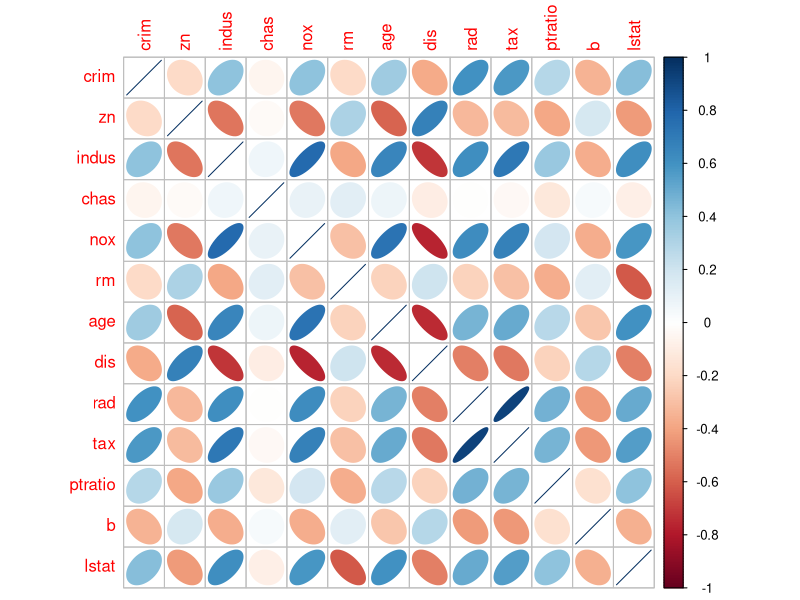

Recreate this plot in R. (Note: this script raises an error after producing the figure.)
# Regression, numeric inputs

# Dataset Description: https://archive.ics.uci.edu/ml/datasets/Housing


# load libraries
library(mlbench)
library(caret)
library(corrplot)

# attach the BostonHousing dataset
data(BostonHousing)

# Split out validation dataset
# create a list of 80% of the rows in the original dataset we can use for training
set.seed(7)
validation_index <- createDataPartition(BostonHousing$medv, p=0.80, list=FALSE)
# select 20% of the data for validation
validation <- BostonHousing[-validation_index,]
# use the remaining 80% of data to training and testing the models
dataset <- BostonHousing[validation_index,]


# Summarize data

# dimensions of dataset
dim(dataset)

# list types for each attribute
sapply(dataset, class)

# take a peek at the first 5 rows of the data
head(dataset,n = 20)

# summarize attribute distributions
summary(dataset)

# convert factor to numeric
dataset[,4] <- as.numeric(as.character(dataset[,4]))


# summarize correlations between input variables
a<-cor(dataset[,1:13])
plot(corrplot(a,method = 'ellipse',type = 'full'))

# Univaraite Visualization

# histograms each attribute
par(mfrow=c(2,7))
for(i in 1:13) {
	hist(dataset[,i], main=names(dataset)[i],col=terrain.colors(7))
}

# density plot for each attribute
par(mfrow=c(2,7))
for(i in 1:13) {
	plot(density(dataset[,i]), main=names(dataset)[i],col=brewer.pal(8,"Set3"))
}

# boxplots for each attribute
par(mfrow=c(2,7))
for(i in 1:13) {
	boxplot(dataset[,i], main=names(dataset)[i],col = terrain.colors(7))
}



# Multivariate Visualizations

# scatterplot matrix
pairs(dataset[,1:13])

# correlation plot
correlations <- cor(dataset[,1:13])
corrplot(correlations, method="ellipse",type = 'full')


# Evaluate Algorithms: Baseline

# Run algorithms using 10-fold cross validation
control <- trainControl(method="repeatedcv", number=10, repeats=3)
metric <- "RMSE"
# lm
set.seed(7)
fit.lm <- train(medv~., data=dataset, method="lm", metric=metric, preProc=c("center", "scale"), trControl=control)
plot(fit.lm)
# GLM
set.seed(7)
fit.glm <- train(medv~., data=dataset, method="glm", metric=metric, preProc=c("center", "scale"), trControl=control)
# GLMNET
set.seed(7)
fit.glmnet <- train(medv~., data=dataset, method="glmnet", metric=metric, preProc=c("center", "scale"), trControl=control)
plot(fit.glmnet)
# SVM
set.seed(7)
fit.svm <- train(medv~., data=dataset, method="svmRadial", metric=metric, preProc=c("center", "scale"), trControl=control)
# CART
set.seed(7)
grid <- expand.grid(.cp=c(0, 0.05, 0.1))
fit.cart <- train(medv~., data=dataset, method="rpart", metric=metric, tuneGrid=grid, preProc=c("center", "scale"), trControl=control)
plot(fit.cart)
# kNN
set.seed(7)
fit.knn <- train(medv~., data=dataset, method="knn", metric=metric, preProc=c("center", "scale"), trControl=control)
# Compare algorithms
results <- resamples(list(LM=fit.lm, GLM=fit.glm, GLMNET=fit.glmnet, SVM=fit.svm, CART=fit.cart, KNN=fit.knn))
summary(results)
dotplot(results)
#barchart(results,groups = TRUE,origin = 0)

# Evaluate Algorithms: Feature Selection

# remove correlated attributes
# find attributes that are highly corrected
set.seed(7)
cutoff <- 0.70
correlations <- cor(dataset[,1:13])
highlyCorrelated <- findCorrelation(correlations, cutoff=cutoff)
for (value in highlyCorrelated) {
	print(names(dataset)[value])
}
# create a new dataset without highly corrected features
dataset_features <- dataset[,-highlyCorrelated]
dim(dataset_features)

# Run algorithms using 10-fold cross validation
control <- trainControl(method="repeatedcv", number=10, repeats=3)
metric <- "RMSE"
# lm
set.seed(7)
fit.lm <- train(medv~., data=dataset_features, method="lm", metric=metric, preProc=c("center", "scale"), trControl=control)
# GLM
set.seed(7)
fit.glm <- train(medv~., data=dataset_features, method="glm", metric=metric, preProc=c("center", "scale"), trControl=control)
# GLMNET
set.seed(7)
fit.glmnet <- train(medv~., data=dataset_features, method="glmnet", metric=metric, preProc=c("center", "scale"), trControl=control)
# SVM
set.seed(7)
fit.svm <- train(medv~., data=dataset_features, method="svmRadial", metric=metric, preProc=c("center", "scale"), trControl=control)
# CART
set.seed(7)
grid <- expand.grid(.cp=c(0, 0.05, 0.1))
fit.cart <- train(medv~., data=dataset_features, method="rpart", metric=metric, tuneGrid=grid, preProc=c("center", "scale"), trControl=control)
# kNN
set.seed(7)
fit.knn <- train(medv~., data=dataset_features, method="knn", metric=metric, preProc=c("center", "scale"), trControl=control)
# Compare algorithms
feature_results <- resamples(list(LM=fit.lm, GLM=fit.glm, GLMNET=fit.glmnet, SVM=fit.svm, CART=fit.cart, KNN=fit.knn))
summary(feature_results)
dotplot(feature_results)


# Evaluate Algorithnms: Box-Cox Transform

# Run algorithms using 10-fold cross validation
control <- trainControl(method="repeatedcv", number=10, repeats=3)
metric <- "RMSE"
# lm
set.seed(7)
fit.lm <- train(medv~., data=dataset, method="lm", metric=metric, preProc=c("center", "scale", "BoxCox"), trControl=control)
# GLM
set.seed(7)
fit.glm <- train(medv~., data=dataset, method="glm", metric=metric, preProc=c("center", "scale", "BoxCox"), trControl=control)
# GLMNET
set.seed(7)
fit.glmnet <- train(medv~., data=dataset, method="glmnet", metric=metric, preProc=c("center", "scale", "BoxCox"), trControl=control)
# SVM
set.seed(7)
fit.svm <- train(medv~., data=dataset, method="svmRadial", metric=metric, preProc=c("center", "scale", "BoxCox"), trControl=control)
# CART
set.seed(7)
grid <- expand.grid(.cp=c(0, 0.05, 0.1))
fit.cart <- train(medv~., data=dataset, method="rpart", metric=metric, tuneGrid=grid, preProc=c("center", "scale", "BoxCox"), trControl=control)
# kNN
set.seed(7)
fit.knn <- train(medv~., data=dataset, method="knn", metric=metric, preProc=c("center", "scale", "BoxCox"), trControl=control)
# Compare algorithms
transform_results <- resamples(list(LM=fit.lm, GLM=fit.glm, GLMNET=fit.glmnet, SVM=fit.svm, CART=fit.cart, KNN=fit.knn))
summary(transform_results)
dotplot(transform_results)


# Improve Results With Tuning

# look at parameters
print(fit.svm)

# tune SVM sigma and C parametres
control <- trainControl(method="repeatedcv", number=10, repeats=3)
metric <- "RMSE"
set.seed(7)
grid <- expand.grid(.sigma=c(0.025, 0.05, 0.1, 0.15), .C=seq(1, 10, by=1))
fit.svm <- train(medv~., data=dataset, method="svmRadial", metric=metric, tuneGrid=grid, preProc=c("BoxCox"), trControl=control)
print(fit.svm)
plot(fit.svm)


# Ensemble Methods

# try ensembles
control <- trainControl(method="repeatedcv", number=10, repeats=3)
metric <- "RMSE"
# Random Forest
set.seed(7)
fit.rf <- train(medv~., data=dataset, method="rf", metric=metric, preProc=c("BoxCox"), trControl=control)
# Stochastic Gradient Boosting
set.seed(7)
fit.gbm <- train(medv~., data=dataset, method="gbm", metric=metric, preProc=c("BoxCox"), trControl=control, verbose=FALSE)
# Cubist
set.seed(7)
fit.cubist <- train(medv~., data=dataset, method="cubist", metric=metric, preProc=c("BoxCox"), trControl=control)
# Compare algorithms
ensemble_results <- resamples(list(RF=fit.rf, GBM=fit.gbm, CUBIST=fit.cubist))
summary(ensemble_results)
dotplot(ensemble_results)


# Tune Cubist

# look at parameters used for Cubist
print(fit.cubist)

# Tune the Cubist algorithm
control <- trainControl(method="repeatedcv", number=10, repeats=3)
metric <- "RMSE"
set.seed(7)
grid <- expand.grid(.committees=seq(15, 25, by=1), .neighbors=c(3, 5, 7))
tune.cubist <- train(medv~., data=dataset, method="cubist", metric=metric, preProc=c("BoxCox"), tuneGrid=grid, trControl=control)
print(tune.cubist)
plot(tune.cubist)


# Finalize Model


# prepare the data transform using training data
set.seed(7)
x <- dataset[,1:13]
y <- dataset[,14]
preprocessParams <- preProcess(x, method=c("BoxCox"))
trans_x <- predict(preprocessParams, x)
# train the final model
finalModel <- cubist(x=trans_x, y=y, committees=18)
summary(finalModel)

# transform the validation dataset
set.seed(7)
val_x <- validation[,1:13]
trans_val_x <- predict(preprocessParams, val_x)
val_y <- validation[,14]
# use final model to make predictions on the validation dataset
predictions <- predict(finalModel, newdata=trans_val_x, neighbors=3)
# calculate RMSE
rmse <- RMSE(predictions, val_y)
r2 <- R2(predictions, val_y)
print(rmse)

